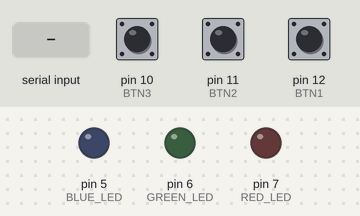
The sketch below on a simulated Arduino Uno, built with avr-gcc and run on an emulated ATmega328P. Parts: output pins drawn as LEDs (lit = HIGH). Dashed ring = blinking. The test bench sets the inputs (shaded band); at power-on: pin 10 (BTN3) HIGH, pin 11 (BTN2) HIGH, pin 12 (BTN1) HIGH.

Above: at 1.2 s.
1.3 s: pin 10 (BTN3) pulled LOW for 1 s
At 1.45 s:
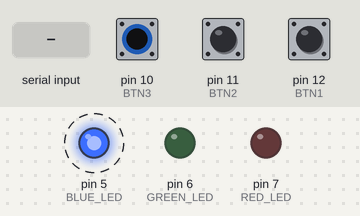
3.8 s: pin 11 (BTN2) pulled LOW for 3.2 s
At 7.3 s:
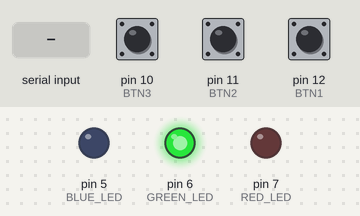
8.5 s: pin 12 (BTN1) pulled LOW for 0.15 s
At 9.7 s:
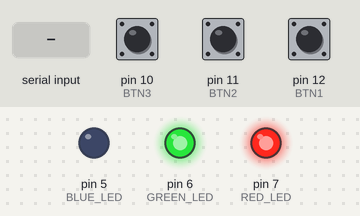
10.1 s: "2" received over Serial
At 11.0 s:
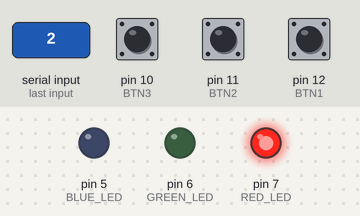
11.6 s: pin 10 (BTN3) pulled LOW for 0.15 s
At 12.1 s:
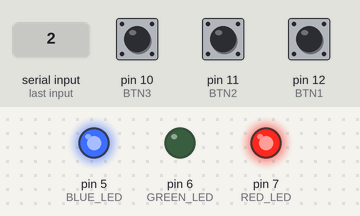
13.2 s: pin 11 (BTN2) pulled LOW for 0.15 s
At 14.6 s:
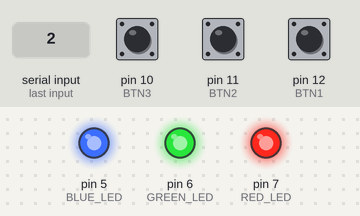
Timing chart, 0 to 15.8 s (numbered marks = the images above; inputs shaded):
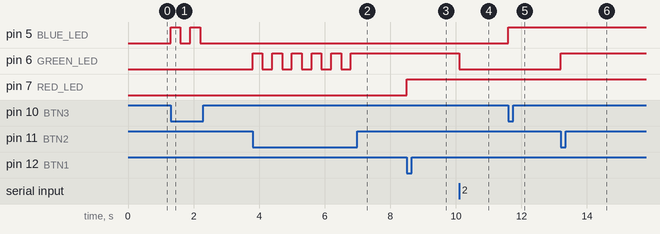

The sketch:

LabAct7.ino
```cpp
// ================= PIN DEFINITIONS =================
const int RED_LED = 7;
const int GREEN_LED = 6;
const int BLUE_LED = 5;

const int BTN1 = 12;
const int BTN2 = 11;
const int BTN3 = 10;

// ================= VARIABLES =================
bool redState = false;
bool greenState = false;
bool blueState = false;

// ================= SETUP =================
void setup() {
  Serial.begin(9600);

  // Configure LED Pins
  pinMode(RED_LED, OUTPUT);
  pinMode(GREEN_LED, OUTPUT);
  pinMode(BLUE_LED, OUTPUT);

  // Configure Button Pins
  pinMode(BTN1, INPUT_PULLUP);
  pinMode(BTN2, INPUT_PULLUP);
  pinMode(BTN3, INPUT_PULLUP);

  // Initialize LEDs to OFF
  digitalWrite(RED_LED, LOW);
  digitalWrite(GREEN_LED, LOW);
  digitalWrite(BLUE_LED, LOW);


}

// ================= LOOP =================
void loop() {

  // 1. CHECK FOR SERIAL COMMANDS (From Python)
  if (Serial.available() > 0) {
    char input = Serial.read();

    switch (input) {
      case '1':
        redState = !redState;
        digitalWrite(RED_LED, redState);
        break;

      case '2':
        greenState = !greenState;
        digitalWrite(GREEN_LED, greenState);
        break;

      case '3':
        blueState = !blueState;
        digitalWrite(BLUE_LED, blueState);
        break;


      case 's':
        Serial.print(redState);
        Serial.print(",");
        Serial.print(greenState);
        Serial.print(",");
        Serial.println(blueState);
        break;
    }
  }

  if (digitalRead(BTN1) == LOW) {
    redState = !redState;
    digitalWrite(RED_LED, redState);
    delay(300);
  }

  if (digitalRead(BTN2) == LOW) {
    greenState = !greenState;
    digitalWrite(GREEN_LED, greenState);
    delay(300);
  }

  if (digitalRead(BTN3) == LOW) {
    blueState = !blueState;
    digitalWrite(BLUE_LED, blueState);
    delay(300);
  }
}
```

Measured:
- after the input at 1.3 s, pin 5 (BLUE_LED): alternates HIGH for 0.30 s and LOW for 0.30 s, 4 changes in all, then stays LOW, starting at once
- after the input at 3.8 s, pin 6 (GREEN_LED): alternates HIGH for 0.30 s and LOW for 0.30 s, 11 changes in all, then stays HIGH, starting at once
- after the input at 8.5 s, pin 7 (RED_LED): LOW → HIGH at once
- after the input at 10.1 s, pin 6 (GREEN_LED): HIGH → LOW at once
- after the input at 11.6 s, pin 5 (BLUE_LED): LOW → HIGH at once
- after the input at 13.2 s, pin 6 (GREEN_LED): LOW → HIGH at once
